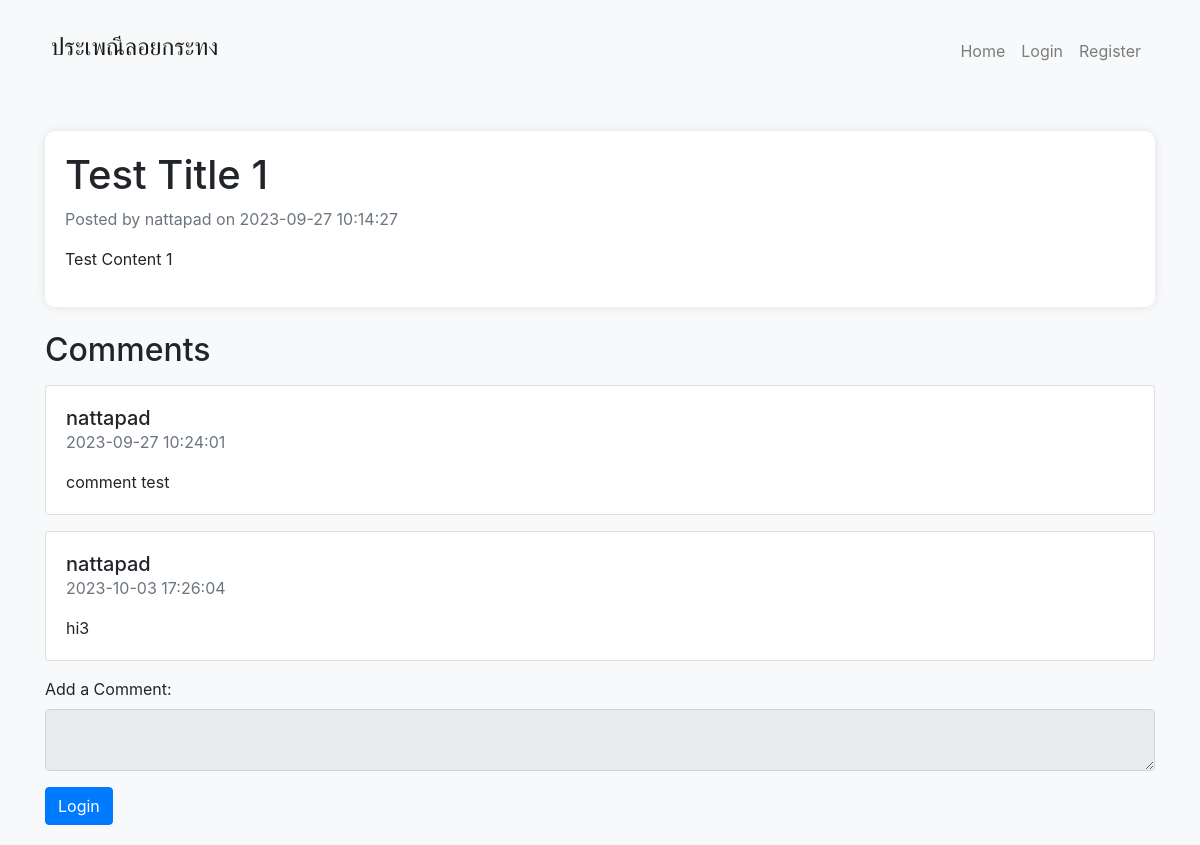
Screenshot of /webboard/Post/post.php?id=18 with the database file from the repository.
### tables this page shows
CREATE TABLE `posts` (
  `post_id` int(11) NOT NULL,
  `title` varchar(255) NOT NULL,
  `author_id` int(11) NOT NULL,
  `author` varchar(100) NOT NULL,
  `Categorie` varchar(100) NOT NULL,
  `timestamp` timestamp NOT NULL DEFAULT current_timestamp(),
  `content` text NOT NULL
);

CREATE TABLE `users` (
  `user_id` int(255) NOT NULL,
  `username` varchar(255) NOT NULL,
  `password` varchar(255) NOT NULL,
  `email` varchar(100) NOT NULL,
  `phone` int(11) NOT NULL,
  `first_name` varchar(100) NOT NULL,
  `last_name` varchar(100) NOT NULL,
  `birthday` date NOT NULL DEFAULT '1950-01-01'
);

CREATE TABLE `comments` (
  `comment_id` int(11) NOT NULL,
  `post_id` int(11) NOT NULL,
  `user_id` int(11) NOT NULL,
  `comment` text NOT NULL,
  `timestamp` timestamp NOT NULL DEFAULT current_timestamp() ON UPDATE current_timestamp()
);

### webboard/Post/post.php (the view, shortened to what this page needs)
<?php
require "../../server.php";
if (isset($_GET['id'])) {
    $post_id = mysqli_real_escape_string($conn, $_GET['id']);
    $join_query = "SELECT * FROM posts JOIN users ON posts.author_id = users.user_id WHERE post_id = $post_id";
    $join_result = mysqli_query($conn, $join_query);
    $query = "SELECT * FROM posts WHERE post_id = $post_id";
    $result = mysqli_query($conn, $query);
    if ($join_result && mysqli_num_rows($result) > 0) {
        $post = mysqli_fetch_assoc($join_result);
        $comments_query = "SELECT * FROM comments WHERE post_id = $post_id";
        $comments_result = mysqli_query($conn, $comments_query); ?>
        <!DOCTYPE html>
        <html lang="en">
        <head>
            <link rel="stylesheet" href="https://stackpath.bootstrapcdn.com/bootstrap/4.5.2/css/bootstrap.min.css">
        </head>
        <body>
        <?php include($_SERVER['DOCUMENT_ROOT'] . '\Template\navbar-webboard.php'); ?>
        <div class="container mt-5">
            <div class="post-container">
                <h1><?= $post['title'] ?></h1>
                <p class="text-muted">Posted by <?= $post['first_name'] ?> on <?= $post['timestamp'] ?></p>
                <p><?= $post['content'] ?></p>
            </div>
            <div class="mt-4">
                <h2>Comments</h2>
                <?php
                while ($comment = mysqli_fetch_assoc($comments_result)) {
                    echo '<div class="card mt-3">';
                    echo '<div class="card-body">';
                    $sql_userdetail = "SELECT * FROM users WHERE user_id = '{$comment['user_id']}'";
                    $result_userdetail = $conn->query($sql_userdetail);
                    $result_userdetail = $result_userdetail->fetch_assoc();
                    echo '<h5 class="card-title" style="margin-bottom: 0;">' . $result_userdetail['first_name'] . '</h5>';
                    echo '<p class="text-muted">' . $comment['timestamp'] . '</p>';
                    echo '<p class="card-text">' . $comment['comment'] . '</p>';
                    echo '</div>';
                    echo '</div>';
                }
                ?>
                <?php if (isset($_SESSION['user_id'])): ?>
                    <form method="post" action="add-comment.php">
                        <input type="hidden" name="post_id" value="<?= $post_id ?>">
                        <div class="form-group mt-3">
                            <label for="comment">Add a Comment:</label>
                            <textarea class="form-control" id="comment" name="comment" rows="4" required></textarea>
                        </div>
                        <button type="submit" class="btn btn-primary">Submit Comment</button>
                    </form>
                <?php else: ?>
                    <div class="form-group mt-3">
                        <label for="comment">Add a Comment:</label>
                        <textarea class="form-control" id="comment" name="comment" rows="0" disabled></textarea>
                    </div><a href="<?= $login_path ?>">
                        <button class="btn btn-primary">Login</button>
                    </a>
                <?php endif; ?>
            </div>
        </div>
        </body>
        </html>
        <?php
    } else {
        echo "Post not found.";
    }
} else {
    echo "Invalid request.";
}
?>

### webboard/Post/post.php (style rules this page uses)
body { background-color: #f8f9fa; padding: 20px; }
.post-container { background-color: #fff; border-radius: 10px; padding: 20px; box-shadow: 0 0 10px rgba(0, 0, 0, 0.1); }

### rows the page displays
posts: title "Test Title 1", author.first_name "nattapad", timestamp "2023-09-27 10:14:27", content "Test Content 1"
comments: user.first_name "nattapad", timestamp "2023-09-27 10:24:01", comment "comment test"
comments: user.first_name "nattapad", timestamp "2023-10-03 17:26:04", comment "hi3"
